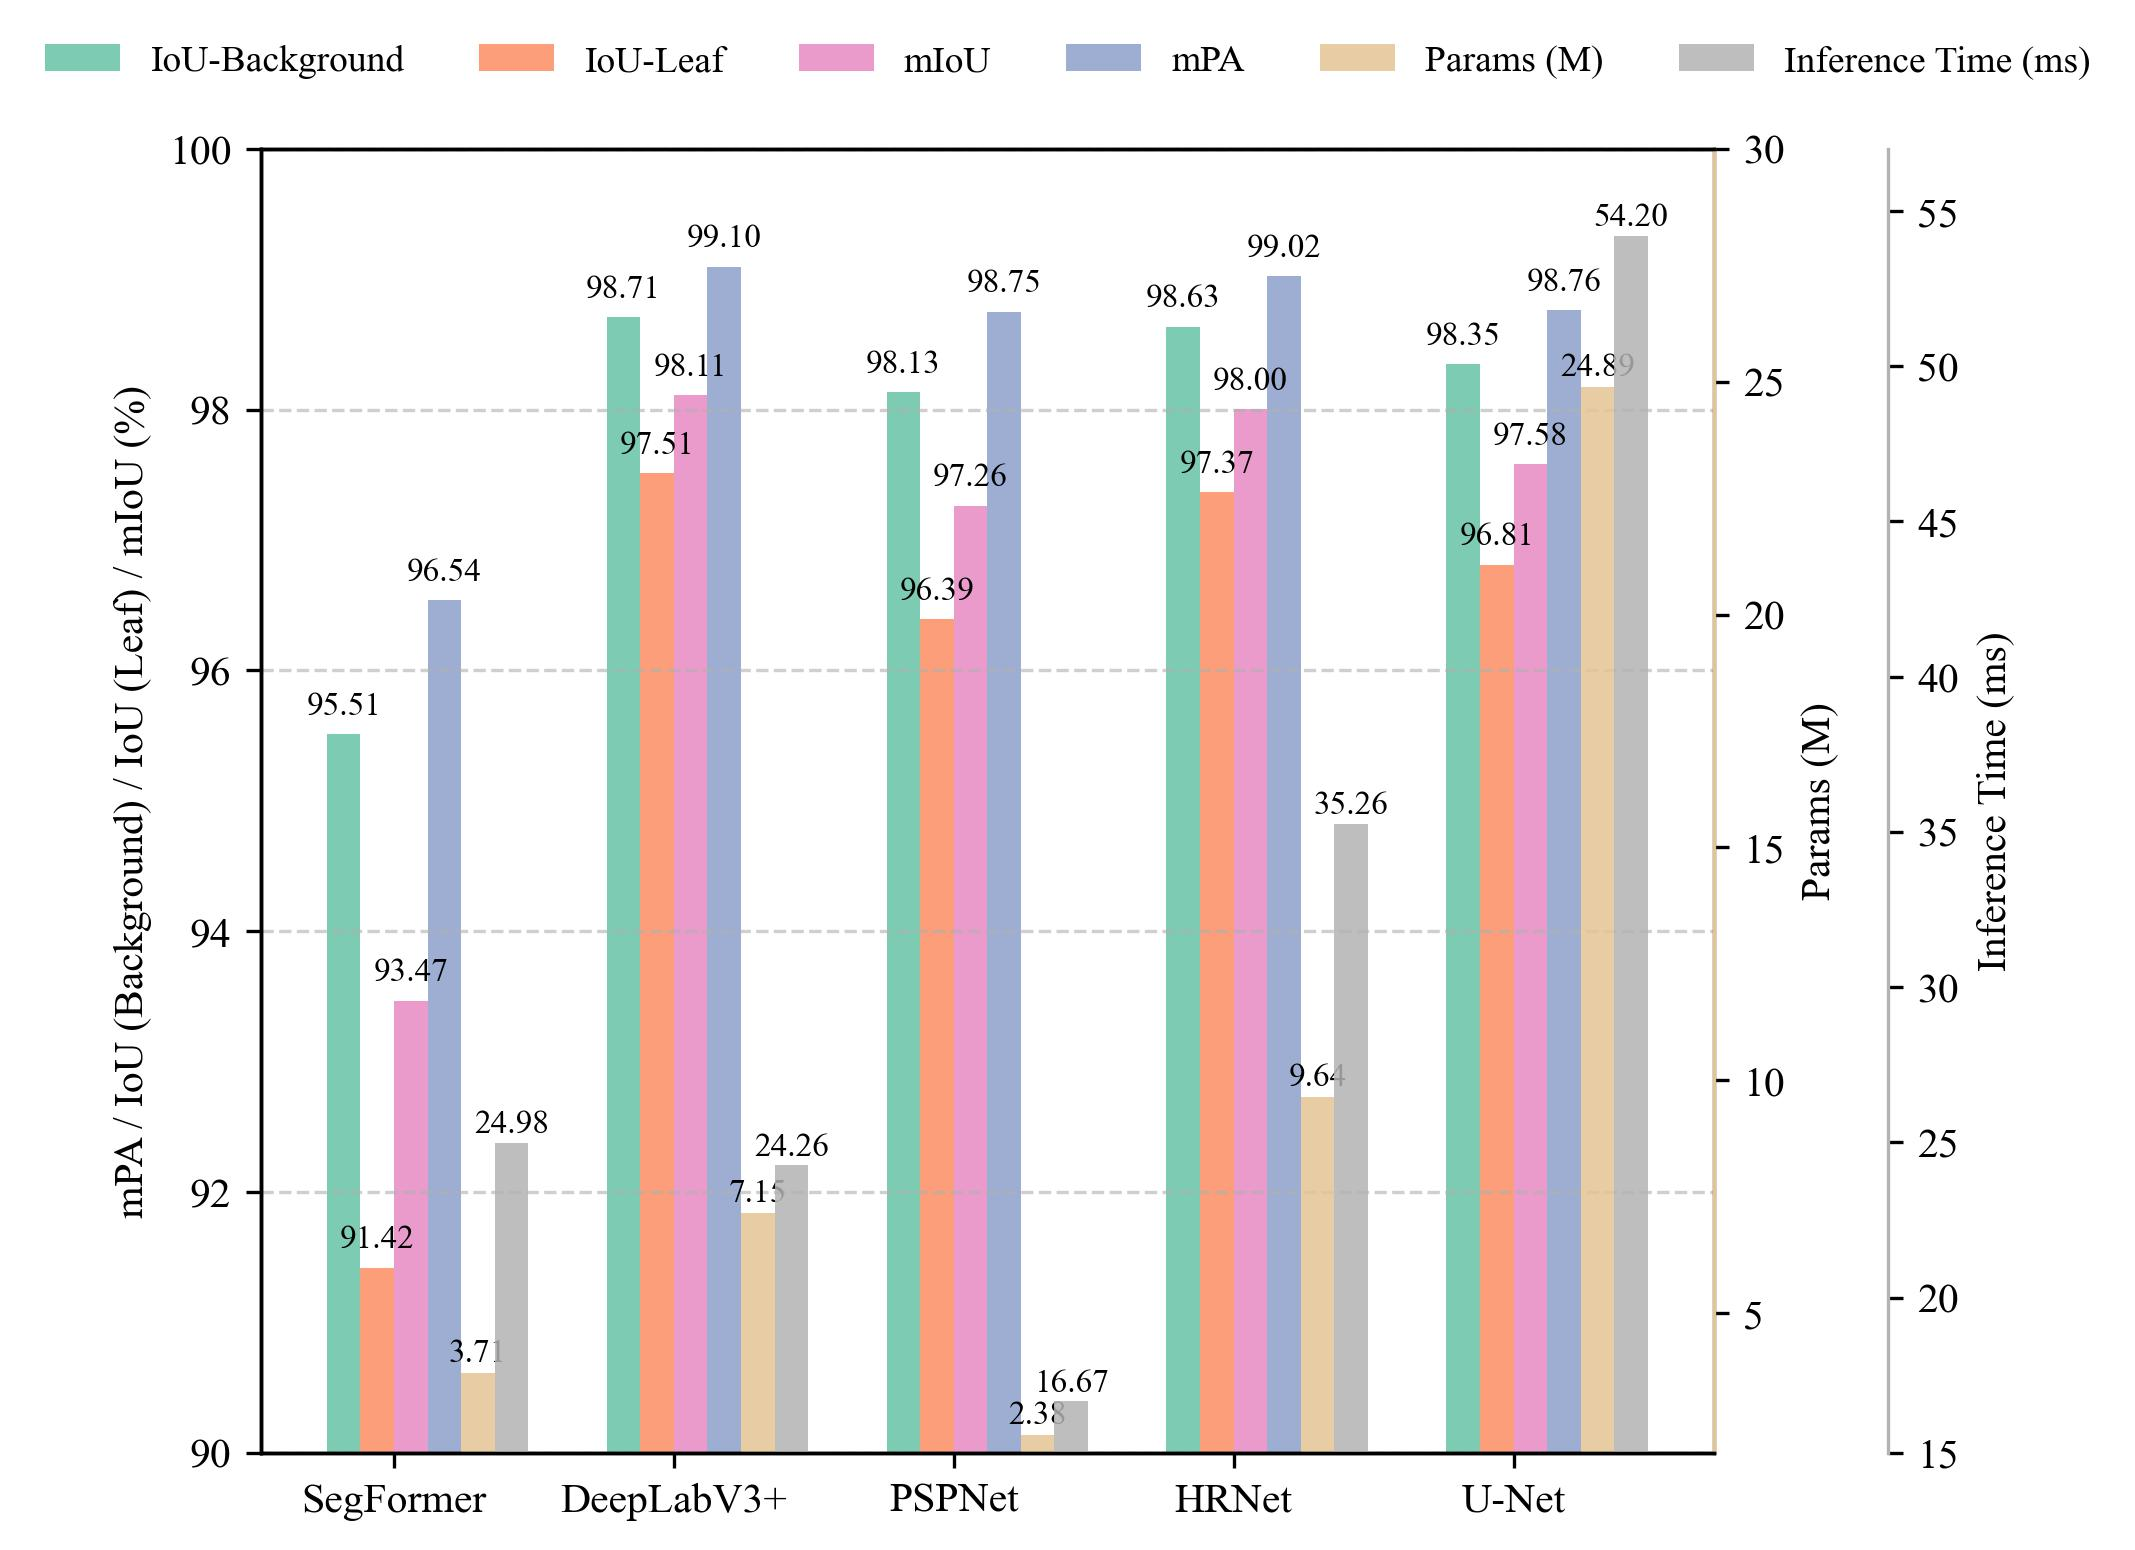

The Python source for this figure:
import pandas as pd
import numpy as np
import seaborn as sns
from matplotlib import pyplot as plt

def plot_model_comparison_bar():
    plt.rcParams.update({'font.family': 'Times New Roman', 'font.size': 10})

    file = 'data/result_leaf/fig.4.csv'
    df = pd.read_csv(file)
    models = df['Model'].tolist()
    x = np.arange(len(models))

    # 百分比指标
    metrics = {
        'IoU-Background': df['IoU-Background'].tolist(),
        'IoU-Leaf': df['IoU-Leaf'].tolist(),
        'mIoU': df['mIoU'].tolist(),
        'mPA': df['mPA'].tolist(),
    }

    # Params & Inference Time
    params = df['Params (M)'].tolist()
    inference_time = df['Inference Time (ms)'].tolist()

    # Set2 配色
    set2_palette = sns.color_palette("Set2", 8)
    color_dict = {
        'IoU-Background': set2_palette[0],
        'IoU-Leaf': set2_palette[1],
        'mPA': set2_palette[2],
        'mIoU': set2_palette[3],
        'Params': set2_palette[6],
        'Inference Time': set2_palette[7]
    }

    width = 0.12
    fig, ax1 = plt.subplots(figsize=(6.5, 5))

    # 左侧主指标柱状图
    metric_offsets = []
    for i, (label, values) in enumerate(metrics.items()):
        offset = (i - 1.5) * width
        metric_offsets.append(offset)
        ax1.bar(x + offset, values, width=width, label=label,
                color=color_dict[label], alpha=0.85, zorder=1)

    ax1.set_ylabel('mPA / IoU (Background) / IoU (Leaf) / mIoU (%)')
    ax1.set_ylim(90, 100)
    ax1.set_xticks(x)
    ax1.set_xticklabels(models)
    ax1.grid(axis='y', linestyle='--', alpha=0.6, zorder=0)

    # Params 柱状图（右轴1）
    ax2 = ax1.twinx()
    offset_p = 2.5 * width
    ax2.bar(x + offset_p, params, width=width,
            color=color_dict['Params'], label='Params (M)',
            alpha=0.85, zorder=1)
    ax2.set_ylabel('Params (M)', color='black')  # 右轴文字改黑色
    ax2.tick_params(axis='y', colors='black')    # 右轴刻度线改黑色
    ax2.set_ylim(2, 30)
    ax2.spines["right"].set_edgecolor(color_dict['Params'])

    # Inference Time 柱状图（右轴2）
    ax3 = ax1.twinx()
    ax3.spines["right"].set_position(("axes", 1.12))
    offset_t = 3.5 * width
    ax3.bar(x + offset_t, inference_time, width=width,
            color=color_dict['Inference Time'], label='Inference Time (ms)',
            alpha=0.85, zorder=1)
    ax3.set_ylabel('Inference Time (ms)', color='black')  # 右轴文字改黑色
    ax3.tick_params(axis='y', colors='black')             # 右轴刻度线改黑色
    ax3.set_ylim(15, 57)
    ax3.spines["right"].set_edgecolor(color_dict['Inference Time'])

    # 添加文字
    for i, (label, values) in enumerate(metrics.items()):
        offset = metric_offsets[i]
        for j, v in enumerate(values):
            ax1.text(x[j] + offset, v + 0.1, f'{v:.2f}', ha='center', va='bottom',
                     fontsize=8, color='black', zorder=10, clip_on=False)

    for j in range(len(x)):
        ax2.text(x[j] + offset_p, params[j] + 0.1, f'{params[j]:.2f}',
                 ha='center', va='bottom', fontsize=8, color='black',
                 zorder=10, clip_on=False)
        ax3.text(x[j] + offset_t, inference_time[j] + 0.1, f'{inference_time[j]:.2f}',
                 ha='center', va='bottom', fontsize=8, color='black',
                 zorder=10, clip_on=False)

    # 合并图例
    handles1, labels1 = ax1.get_legend_handles_labels()
    handles2, labels2 = ax2.get_legend_handles_labels()
    handles3, labels3 = ax3.get_legend_handles_labels()
    fig.legend(handles1 + handles2 + handles3,
               labels1 + labels2 + labels3,
               loc='upper center', bbox_to_anchor=(0.5, 1.02),
               fontsize=9, ncol=6, frameon=False)

    plt.tight_layout(pad=0.4, rect=[0, 0, 1, 0.95])
    plt.savefig(r"Figure-4.jpg",
                dpi=300, bbox_inches='tight')
    plt.show()

plot_model_comparison_bar()
